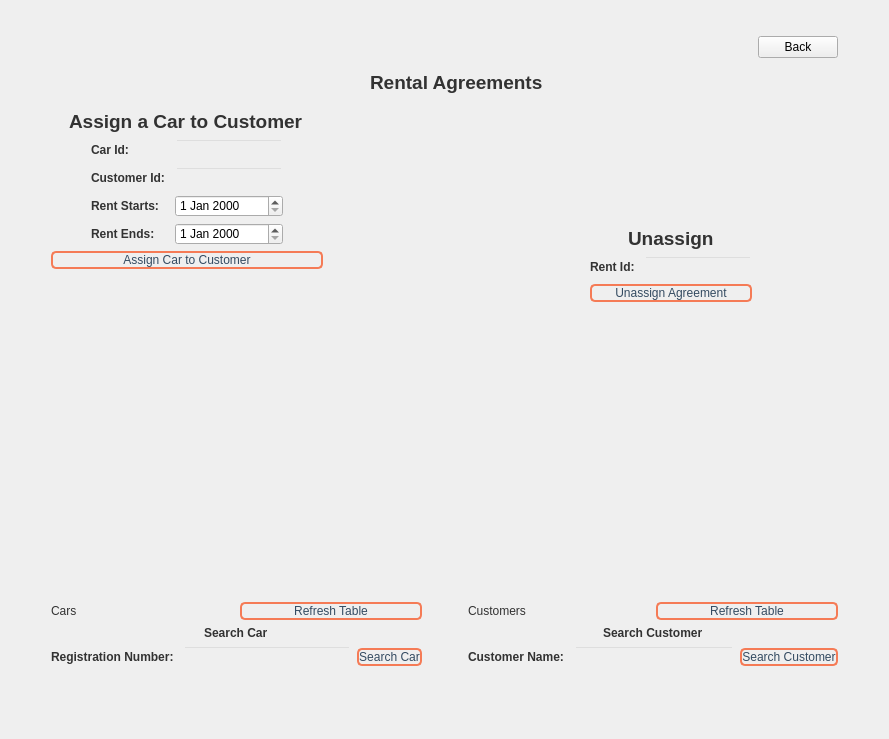
<?xml version="1.0" encoding="UTF-8"?>
<ui version="4.0">
 <class>Rentacar</class>
 <widget class="QWidget" name="Rentacar">
  <property name="geometry">
   <rect>
    <x>0</x>
    <y>0</y>
    <width>889</width>
    <height>739</height>
   </rect>
  </property>
  <property name="windowTitle">
   <string>Form</string>
  </property>
  <layout class="QGridLayout" name="gridLayout">
   <item row="0" column="0">
    <layout class="QVBoxLayout" name="verticalLayout_13">
     <item>
      <spacer name="verticalSpacer_12">
       <property name="orientation">
        <enum>Qt::Vertical</enum>
       </property>
       <property name="sizeType">
        <enum>QSizePolicy::Maximum</enum>
       </property>
       <property name="sizeHint" stdset="0">
        <size>
         <width>20</width>
         <height>40</height>
        </size>
       </property>
      </spacer>
     </item>
     <item>
      <layout class="QHBoxLayout" name="horizontalLayout_10">
       <item>
        <spacer name="horizontalSpacer_3">
         <property name="orientation">
          <enum>Qt::Horizontal</enum>
         </property>
         <property name="sizeType">
          <enum>QSizePolicy::Maximum</enum>
         </property>
         <property name="sizeHint" stdset="0">
          <size>
           <width>40</width>
           <height>20</height>
          </size>
         </property>
        </spacer>
       </item>
       <item>
        <layout class="QVBoxLayout" name="verticalLayout_9">
         <item>
          <spacer name="verticalSpacer_5">
           <property name="orientation">
            <enum>Qt::Vertical</enum>
           </property>
           <property name="sizeHint" stdset="0">
            <size>
             <width>20</width>
             <height>40</height>
            </size>
           </property>
          </spacer>
         </item>
         <item alignment="Qt::AlignHCenter">
          <widget class="QLabel" name="label_2">
           <property name="styleSheet">
            <string notr="true">font: 300 12pt &quot;Bahnschrift Light SemiCondensed&quot;;
color: rgb(50, 50, 50);
</string>
           </property>
           <property name="text">
            <string>&lt;html&gt;&lt;head/&gt;&lt;body&gt;&lt;p&gt;&lt;span style=&quot; font-size:14pt; font-weight:700;&quot;&gt;Assign a Car to Customer&lt;/span&gt;&lt;/p&gt;&lt;/body&gt;&lt;/html&gt;</string>
           </property>
          </widget>
         </item>
         <item>
          <layout class="QHBoxLayout" name="horizontalLayout_9">
           <item>
            <spacer name="horizontalSpacer">
             <property name="orientation">
              <enum>Qt::Horizontal</enum>
             </property>
             <property name="sizeHint" stdset="0">
              <size>
               <width>40</width>
               <height>20</height>
              </size>
             </property>
            </spacer>
           </item>
           <item>
            <layout class="QVBoxLayout" name="verticalLayout_3">
             <item>
              <widget class="QLabel" name="labelAssignCarId_2">
               <property name="styleSheet">
                <string notr="true">font: 300 12pt &quot;Bahnschrift Light SemiCondensed&quot;;
color: rgb(50, 50, 50);
</string>
               </property>
               <property name="text">
                <string>&lt;html&gt;&lt;head/&gt;&lt;body&gt;&lt;p&gt;&lt;span style=&quot; font-weight:700;&quot;&gt;Car Id: &lt;/span&gt;&lt;/p&gt;&lt;/body&gt;&lt;/html&gt;</string>
               </property>
              </widget>
             </item>
             <item>
              <widget class="QLabel" name="labelAssignCustomerId_2">
               <property name="styleSheet">
                <string notr="true">font: 300 12pt &quot;Bahnschrift Light SemiCondensed&quot;;
color: rgb(50, 50, 50);
</string>
               </property>
               <property name="text">
                <string>&lt;html&gt;&lt;head/&gt;&lt;body&gt;&lt;p&gt;&lt;span style=&quot; font-weight:700;&quot;&gt;Customer Id: &lt;/span&gt;&lt;/p&gt;&lt;/body&gt;&lt;/html&gt;</string>
               </property>
              </widget>
             </item>
             <item>
              <widget class="QLabel" name="labelRentStarts_2">
               <property name="styleSheet">
                <string notr="true">font: 300 12pt &quot;Bahnschrift Light SemiCondensed&quot;;
color: rgb(50, 50, 50);
</string>
               </property>
               <property name="text">
                <string>&lt;html&gt;&lt;head/&gt;&lt;body&gt;&lt;p&gt;&lt;span style=&quot; font-weight:700;&quot;&gt;Rent Starts:&lt;/span&gt;&lt;/p&gt;&lt;/body&gt;&lt;/html&gt;</string>
               </property>
              </widget>
             </item>
             <item>
              <widget class="QLabel" name="labelRentEnds_2">
               <property name="styleSheet">
                <string notr="true">font: 300 12pt &quot;Bahnschrift Light SemiCondensed&quot;;
color: rgb(50, 50, 50);
</string>
               </property>
               <property name="text">
                <string>&lt;html&gt;&lt;head/&gt;&lt;body&gt;&lt;p&gt;&lt;span style=&quot; font-weight:700;&quot;&gt;Rent Ends: &lt;/span&gt;&lt;/p&gt;&lt;/body&gt;&lt;/html&gt;</string>
               </property>
              </widget>
             </item>
            </layout>
           </item>
           <item>
            <layout class="QVBoxLayout" name="verticalLayout_4">
             <item>
              <widget class="QLineEdit" name="lineEditAssignCarId_2">
               <property name="styleSheet">
                <string notr="true">QLineEdit { background-color: transparent; }</string>
               </property>
              </widget>
             </item>
             <item>
              <widget class="QLineEdit" name="lineEditAssignCustomerId_2">
               <property name="styleSheet">
                <string notr="true">QLineEdit { background-color: transparent; }</string>
               </property>
              </widget>
             </item>
             <item>
              <widget class="QDateEdit" name="dateEditRentStarts_2">
               <property name="styleSheet">
                <string notr="true">QLineEdit { background-color: transparent; }</string>
               </property>
              </widget>
             </item>
             <item>
              <widget class="QDateEdit" name="dateEditRentEnds_2">
               <property name="styleSheet">
                <string notr="true">QLineEdit { background-color: transparent; }</string>
               </property>
              </widget>
             </item>
            </layout>
           </item>
           <item>
            <spacer name="horizontalSpacer_2">
             <property name="orientation">
              <enum>Qt::Horizontal</enum>
             </property>
             <property name="sizeHint" stdset="0">
              <size>
               <width>40</width>
               <height>20</height>
              </size>
             </property>
            </spacer>
           </item>
          </layout>
         </item>
         <item>
          <widget class="QPushButton" name="pushButtonAssigningCarToCustomer">
           <property name="maximumSize">
            <size>
             <width>316</width>
             <height>16777215</height>
            </size>
           </property>
           <property name="styleSheet">
            <string notr="true">QPushButton {

font: 300 12pt &quot;Bahnschrift Light SemiCondensed&quot;;
color: #344B61;
    border: 2px solid #F57B56; 
    border-radius: 5px;

}

QPushButton:hover {
    background-color: #344B61; 
    color: #ffffff; 

}


</string>
           </property>
           <property name="text">
            <string>Assign Car to Customer</string>
           </property>
          </widget>
         </item>
         <item>
          <spacer name="verticalSpacer_6">
           <property name="orientation">
            <enum>Qt::Vertical</enum>
           </property>
           <property name="sizeHint" stdset="0">
            <size>
             <width>20</width>
             <height>40</height>
            </size>
           </property>
          </spacer>
         </item>
        </layout>
       </item>
       <item>
        <layout class="QVBoxLayout" name="verticalLayout_11">
         <property name="sizeConstraint">
          <enum>QLayout::SetMaximumSize</enum>
         </property>
         <item>
          <spacer name="verticalSpacer_9">
           <property name="orientation">
            <enum>Qt::Vertical</enum>
           </property>
           <property name="sizeType">
            <enum>QSizePolicy::Maximum</enum>
           </property>
           <property name="sizeHint" stdset="0">
            <size>
             <width>20</width>
             <height>40</height>
            </size>
           </property>
          </spacer>
         </item>
         <item alignment="Qt::AlignHCenter">
          <widget class="QLabel" name="labelRentalAgreement">
           <property name="styleSheet">
            <string notr="true">font: 300 12pt &quot;Bahnschrift Light SemiCondensed&quot;;
color: rgb(50, 50, 50);
</string>
           </property>
           <property name="text">
            <string>&lt;html&gt;&lt;head/&gt;&lt;body&gt;&lt;p&gt;&lt;span style=&quot; font-size:14pt; font-weight:700;&quot;&gt;Rental Agreements&lt;/span&gt;&lt;/p&gt;&lt;/body&gt;&lt;/html&gt;</string>
           </property>
          </widget>
         </item>
         <item>
          <widget class="QTableView" name="tableViewBooking">
           <property name="styleSheet">
            <string notr="true">QTableView {
    background-color: transparent;
    gridline-color: #b5b5b5; 
}

QTableView::item {
    border: 1px solid #b5b5b5; 
}

QHeaderView::section {
    background-color: transparent;
}
</string>
           </property>
          </widget>
         </item>
         <item>
          <widget class="QLabel" name="labelResultBooking">
           <property name="text">
            <string/>
           </property>
          </widget>
         </item>
         <item>
          <spacer name="verticalSpacer_10">
           <property name="orientation">
            <enum>Qt::Vertical</enum>
           </property>
           <property name="sizeType">
            <enum>QSizePolicy::Maximum</enum>
           </property>
           <property name="sizeHint" stdset="0">
            <size>
             <width>20</width>
             <height>40</height>
            </size>
           </property>
          </spacer>
         </item>
        </layout>
       </item>
       <item>
        <layout class="QVBoxLayout" name="verticalLayout_10">
         <item>
          <spacer name="verticalSpacer_8">
           <property name="orientation">
            <enum>Qt::Vertical</enum>
           </property>
           <property name="sizeType">
            <enum>QSizePolicy::Maximum</enum>
           </property>
           <property name="sizeHint" stdset="0">
            <size>
             <width>20</width>
             <height>40</height>
            </size>
           </property>
          </spacer>
         </item>
         <item alignment="Qt::AlignHCenter|Qt::AlignBottom">
          <widget class="QLabel" name="label_3">
           <property name="styleSheet">
            <string notr="true">font: 300 12pt &quot;Bahnschrift Light SemiCondensed&quot;;
color: rgb(50, 50, 50);
</string>
           </property>
           <property name="text">
            <string>&lt;html&gt;&lt;head/&gt;&lt;body&gt;&lt;p&gt;&lt;span style=&quot; font-size:14pt; font-weight:700;&quot;&gt;Unassign&lt;/span&gt;&lt;/p&gt;&lt;/body&gt;&lt;/html&gt;</string>
           </property>
          </widget>
         </item>
         <item>
          <layout class="QHBoxLayout" name="horizontalLayout_5">
           <item>
            <widget class="QLabel" name="label_4">
             <property name="styleSheet">
              <string notr="true">font: 300 12pt &quot;Bahnschrift Light SemiCondensed&quot;;
color: rgb(50, 50, 50);
</string>
             </property>
             <property name="text">
              <string>&lt;html&gt;&lt;head/&gt;&lt;body&gt;&lt;p&gt;&lt;span style=&quot; font-weight:700;&quot;&gt;Rent Id: &lt;/span&gt;&lt;/p&gt;&lt;/body&gt;&lt;/html&gt;</string>
             </property>
            </widget>
           </item>
           <item>
            <widget class="QLineEdit" name="lineEditRentId_2">
             <property name="styleSheet">
              <string notr="true">QLineEdit { background-color: transparent; }</string>
             </property>
            </widget>
           </item>
          </layout>
         </item>
         <item>
          <widget class="QPushButton" name="pushButtonUnassigningAgreement">
           <property name="styleSheet">
            <string notr="true">QPushButton {

font: 300 12pt &quot;Bahnschrift Light SemiCondensed&quot;;
color: #344B61;
    border: 2px solid #F57B56; 
    border-radius: 5px;

}

QPushButton:hover {
    background-color: #344B61; 
    color: #ffffff; 
}


</string>
           </property>
           <property name="text">
            <string>Unassign Agreement</string>
           </property>
          </widget>
         </item>
         <item>
          <spacer name="verticalSpacer_7">
           <property name="orientation">
            <enum>Qt::Vertical</enum>
           </property>
           <property name="sizeType">
            <enum>QSizePolicy::Minimum</enum>
           </property>
           <property name="sizeHint" stdset="0">
            <size>
             <width>20</width>
             <height>40</height>
            </size>
           </property>
          </spacer>
         </item>
        </layout>
       </item>
       <item>
        <layout class="QVBoxLayout" name="verticalLayout_12">
         <item>
          <widget class="QPushButton" name="pushButtonBack">
           <property name="text">
            <string>Back</string>
           </property>
          </widget>
         </item>
         <item>
          <spacer name="verticalSpacer_11">
           <property name="orientation">
            <enum>Qt::Vertical</enum>
           </property>
           <property name="sizeType">
            <enum>QSizePolicy::MinimumExpanding</enum>
           </property>
           <property name="sizeHint" stdset="0">
            <size>
             <width>20</width>
             <height>40</height>
            </size>
           </property>
          </spacer>
         </item>
        </layout>
       </item>
       <item>
        <spacer name="horizontalSpacer_4">
         <property name="orientation">
          <enum>Qt::Horizontal</enum>
         </property>
         <property name="sizeType">
          <enum>QSizePolicy::Maximum</enum>
         </property>
         <property name="sizeHint" stdset="0">
          <size>
           <width>40</width>
           <height>20</height>
          </size>
         </property>
        </spacer>
       </item>
      </layout>
     </item>
     <item>
      <spacer name="verticalSpacer_13">
       <property name="orientation">
        <enum>Qt::Vertical</enum>
       </property>
       <property name="sizeType">
        <enum>QSizePolicy::Maximum</enum>
       </property>
       <property name="sizeHint" stdset="0">
        <size>
         <width>20</width>
         <height>40</height>
        </size>
       </property>
      </spacer>
     </item>
     <item>
      <layout class="QHBoxLayout" name="horizontalLayout_11">
       <property name="sizeConstraint">
        <enum>QLayout::SetMaximumSize</enum>
       </property>
       <item>
        <spacer name="horizontalSpacer_6">
         <property name="orientation">
          <enum>Qt::Horizontal</enum>
         </property>
         <property name="sizeType">
          <enum>QSizePolicy::Maximum</enum>
         </property>
         <property name="sizeHint" stdset="0">
          <size>
           <width>40</width>
           <height>20</height>
          </size>
         </property>
        </spacer>
       </item>
       <item>
        <layout class="QVBoxLayout" name="verticalLayout_5">
         <item>
          <widget class="QTableView" name="tableViewSearchCar">
           <property name="styleSheet">
            <string notr="true">QTableView {
    background-color: transparent;
    gridline-color: #b5b5b5; 
}

QTableView::item {
    border: 1px solid #b5b5b5; 
}

QHeaderView::section {
    background-color: transparent;
}
</string>
           </property>
          </widget>
         </item>
         <item>
          <spacer name="verticalSpacer">
           <property name="orientation">
            <enum>Qt::Vertical</enum>
           </property>
           <property name="sizeType">
            <enum>QSizePolicy::Maximum</enum>
           </property>
           <property name="sizeHint" stdset="0">
            <size>
             <width>20</width>
             <height>40</height>
            </size>
           </property>
          </spacer>
         </item>
         <item>
          <layout class="QHBoxLayout" name="horizontalLayout">
           <item>
            <widget class="QLabel" name="labelCarTable">
             <property name="styleSheet">
              <string notr="true">font: 300 12pt &quot;Bahnschrift Light SemiCondensed&quot;;
color: rgb(50, 50, 50);
</string>
             </property>
             <property name="text">
              <string>Cars</string>
             </property>
            </widget>
           </item>
           <item>
            <widget class="QPushButton" name="pushButtonRefreshCarTable">
             <property name="styleSheet">
              <string notr="true">QPushButton {

font: 300 12pt &quot;Bahnschrift Light SemiCondensed&quot;;
color: #344B61;
    border: 2px solid #F57B56; 
    border-radius: 5px;

}

QPushButton:hover {
    background-color: #344B61; 
    color: #ffffff; 

}


</string>
             </property>
             <property name="text">
              <string>Refresh Table</string>
             </property>
            </widget>
           </item>
          </layout>
         </item>
         <item alignment="Qt::AlignHCenter">
          <widget class="QLabel" name="labelSearchCar">
           <property name="styleSheet">
            <string notr="true">font: 300 12pt &quot;Bahnschrift Light SemiCondensed&quot;;
color: rgb(50, 50, 50);

</string>
           </property>
           <property name="text">
            <string>&lt;html&gt;&lt;head/&gt;&lt;body&gt;&lt;p&gt;&lt;span style=&quot; font-weight:700;&quot;&gt;Search Car&lt;/span&gt;&lt;/p&gt;&lt;/body&gt;&lt;/html&gt;</string>
           </property>
          </widget>
         </item>
         <item>
          <layout class="QHBoxLayout" name="horizontalLayout_4">
           <item>
            <widget class="QLabel" name="labelRegistrationNumber_2">
             <property name="styleSheet">
              <string notr="true">font: 300 12pt &quot;Bahnschrift Light SemiCondensed&quot;;
color: rgb(50, 50, 50);
</string>
             </property>
             <property name="text">
              <string>&lt;html&gt;&lt;head/&gt;&lt;body&gt;&lt;p&gt;&lt;span style=&quot; font-weight:700;&quot;&gt;Registration Number: &lt;/span&gt;&lt;/p&gt;&lt;/body&gt;&lt;/html&gt;</string>
             </property>
            </widget>
           </item>
           <item>
            <widget class="QLineEdit" name="lineEditSearchRegistrationNumber_2">
             <property name="styleSheet">
              <string notr="true">QLineEdit { background-color: transparent; }</string>
             </property>
            </widget>
           </item>
           <item>
            <widget class="QPushButton" name="pushButtonSearchCar_2">
             <property name="styleSheet">
              <string notr="true">QPushButton {

font: 300 12pt &quot;Bahnschrift Light SemiCondensed&quot;;
color: #344B61;
    border: 2px solid #F57B56; 
    border-radius: 5px;

}

QPushButton:hover {
    background-color: #344B61; 
    color: #ffffff; 
}


</string>
             </property>
             <property name="text">
              <string>Search Car</string>
             </property>
            </widget>
           </item>
          </layout>
         </item>
         <item>
          <spacer name="verticalSpacer_2">
           <property name="orientation">
            <enum>Qt::Vertical</enum>
           </property>
           <property name="sizeType">
            <enum>QSizePolicy::Maximum</enum>
           </property>
           <property name="sizeHint" stdset="0">
            <size>
             <width>20</width>
             <height>40</height>
            </size>
           </property>
          </spacer>
         </item>
        </layout>
       </item>
       <item>
        <spacer name="horizontalSpacer_7">
         <property name="orientation">
          <enum>Qt::Horizontal</enum>
         </property>
         <property name="sizeType">
          <enum>QSizePolicy::Maximum</enum>
         </property>
         <property name="sizeHint" stdset="0">
          <size>
           <width>40</width>
           <height>20</height>
          </size>
         </property>
        </spacer>
       </item>
       <item>
        <layout class="QVBoxLayout" name="verticalLayout_2">
         <item>
          <widget class="QTableView" name="tableViewSearchCustomer">
           <property name="styleSheet">
            <string notr="true">QTableView {
    background-color: transparent;
    gridline-color: #b5b5b5; 
}

QTableView::item {
    border: 1px solid #b5b5b5; 
}

QHeaderView::section {
    background-color: transparent;
}
</string>
           </property>
          </widget>
         </item>
         <item>
          <spacer name="verticalSpacer_3">
           <property name="orientation">
            <enum>Qt::Vertical</enum>
           </property>
           <property name="sizeType">
            <enum>QSizePolicy::Maximum</enum>
           </property>
           <property name="sizeHint" stdset="0">
            <size>
             <width>20</width>
             <height>40</height>
            </size>
           </property>
          </spacer>
         </item>
         <item>
          <layout class="QHBoxLayout" name="horizontalLayout_2">
           <item>
            <widget class="QLabel" name="labelSearchCustomerTable">
             <property name="styleSheet">
              <string notr="true">font: 300 12pt &quot;Bahnschrift Light SemiCondensed&quot;;
color: rgb(50, 50, 50);
</string>
             </property>
             <property name="text">
              <string>Customers</string>
             </property>
            </widget>
           </item>
           <item>
            <widget class="QPushButton" name="pushButtonRefreshCustomerTable">
             <property name="styleSheet">
              <string notr="true">QPushButton {

font: 300 12pt &quot;Bahnschrift Light SemiCondensed&quot;;
color: #344B61;
    border: 2px solid #F57B56; 
    border-radius: 5px;

}

QPushButton:hover {
    background-color: #344B61; 
    color: #ffffff; 

}


</string>
             </property>
             <property name="text">
              <string>Refresh Table</string>
             </property>
            </widget>
           </item>
          </layout>
         </item>
         <item alignment="Qt::AlignHCenter">
          <widget class="QLabel" name="labelSearchCustomer">
           <property name="styleSheet">
            <string notr="true">font: 300 12pt &quot;Bahnschrift Light SemiCondensed&quot;;
color: rgb(50, 50, 50);
</string>
           </property>
           <property name="text">
            <string>&lt;html&gt;&lt;head/&gt;&lt;body&gt;&lt;p&gt;&lt;span style=&quot; font-weight:700;&quot;&gt;Search Customer&lt;/span&gt;&lt;/p&gt;&lt;/body&gt;&lt;/html&gt;</string>
           </property>
          </widget>
         </item>
         <item>
          <layout class="QHBoxLayout" name="horizontalLayout_6">
           <item>
            <widget class="QLabel" name="labelSearchCustomerName_2">
             <property name="styleSheet">
              <string notr="true">font: 300 12pt &quot;Bahnschrift Light SemiCondensed&quot;;
color: rgb(50, 50, 50);
</string>
             </property>
             <property name="text">
              <string>&lt;html&gt;&lt;head/&gt;&lt;body&gt;&lt;p&gt;&lt;span style=&quot; font-weight:700;&quot;&gt;Customer Name: &lt;/span&gt;&lt;/p&gt;&lt;/body&gt;&lt;/html&gt;</string>
             </property>
            </widget>
           </item>
           <item>
            <widget class="QLineEdit" name="lineEditSearchCustomerName_2">
             <property name="styleSheet">
              <string notr="true">QLineEdit { background-color: transparent; }</string>
             </property>
            </widget>
           </item>
           <item>
            <widget class="QPushButton" name="pushButtonSearchCustomer_2">
             <property name="styleSheet">
              <string notr="true">QPushButton {

font: 300 12pt &quot;Bahnschrift Light SemiCondensed&quot;;
color: #344B61;
    border: 2px solid #F57B56; 
    border-radius: 5px;

}

QPushButton:hover {
    background-color: #344B61; 
    color: #ffffff; 
}


</string>
             </property>
             <property name="text">
              <string>Search Customer</string>
             </property>
            </widget>
           </item>
          </layout>
         </item>
         <item>
          <spacer name="verticalSpacer_4">
           <property name="orientation">
            <enum>Qt::Vertical</enum>
           </property>
           <property name="sizeType">
            <enum>QSizePolicy::Maximum</enum>
           </property>
           <property name="sizeHint" stdset="0">
            <size>
             <width>20</width>
             <height>40</height>
            </size>
           </property>
          </spacer>
         </item>
        </layout>
       </item>
       <item>
        <spacer name="horizontalSpacer_5">
         <property name="orientation">
          <enum>Qt::Horizontal</enum>
         </property>
         <property name="sizeType">
          <enum>QSizePolicy::Maximum</enum>
         </property>
         <property name="sizeHint" stdset="0">
          <size>
           <width>40</width>
           <height>20</height>
          </size>
         </property>
        </spacer>
       </item>
      </layout>
     </item>
     <item>
      <spacer name="verticalSpacer_14">
       <property name="orientation">
        <enum>Qt::Vertical</enum>
       </property>
       <property name="sizeType">
        <enum>QSizePolicy::Maximum</enum>
       </property>
       <property name="sizeHint" stdset="0">
        <size>
         <width>20</width>
         <height>40</height>
        </size>
       </property>
      </spacer>
     </item>
    </layout>
   </item>
  </layout>
 </widget>
 <resources/>
 <connections/>
</ui>
